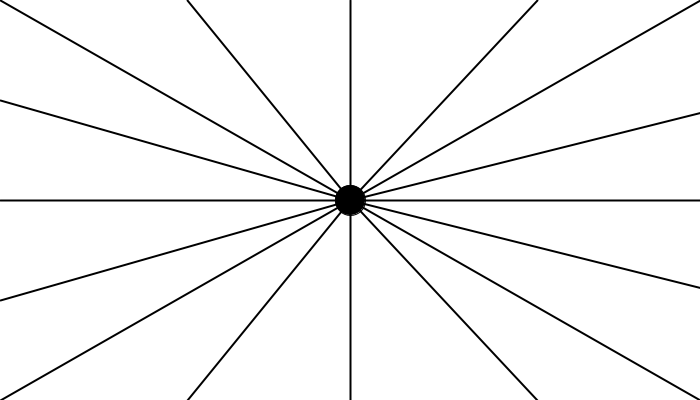
Frame 1 (no input)
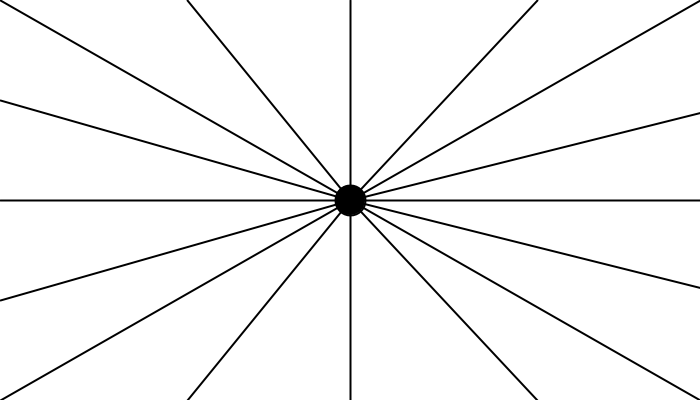
Frame 60 (the mouse pressed at the canvas centre just before this capture)
Frame 120 (the mouse held since frame 60 and released just before this capture): identical to frame 60, image omitted

The Processing sketch that drew these frames (run headless with seeded random() and noise(); from frame 60 on, the mouse is pressed at the canvas centre):

// Processing sketch: processing_35759
// ── processing_35759.pde

int mysize = 30;
float ypos = 200;
float xpos = 350;

float ease = 10;

void setup() {
  size(700,400);
  background(255);
  
}

void draw(){
  smooth();
  background(255);
  stroke(0);
  fill(0);
  ellipse(xpos,ypos,mysize,mysize);
strokeWeight(2);
  //line(350,200,xpos,ypos);
  line(0,0,xpos,ypos);
  line(0,400,xpos,ypos);
  line(700,0,xpos,ypos);
  line(700,400,xpos,ypos);
  line(350,0,xpos,ypos);
  line(350,400,xpos,ypos);
  line(0,200,xpos,ypos);
  line(750,200,xpos,ypos);
  line(0,100,xpos,ypos);
  line(0,300,xpos,ypos);
  line(750,100,xpos,ypos);
  line(750,300,xpos,ypos);
  line(187.5,0,xpos,ypos);
  line(537.5,0,xpos,ypos);
  line(187.5,400,xpos,ypos);
  line(537.5,400,xpos,ypos);
  
if (mousePressed == true){
  xpos = mouseX;
  ypos = mouseY;}  
    //if(dist(xpos,ypos,mouseX,mouseY)>80){
    //xpos = xpos + (mouseX - xpos)/(80 + ease);
    //ypos = ypos + (mouseY - ypos)/(80 + ease);}
  
}
void mouseReleased() {
  xpos = 350;
  ypos = 200;
}
void mouseMoved()  {

}
